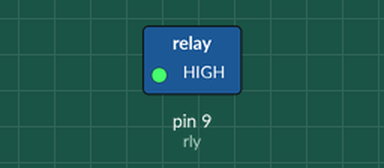
This sketch was run on a simulated Arduino Uno, built with avr-gcc and run on an emulated ATmega328P. Parts: switched loads named in the sketch (green lamp = pin HIGH).

Above: at 2.5 s.
At 7.5 s:
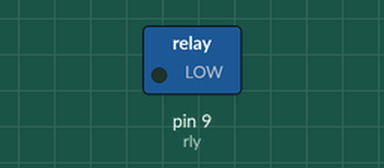
Timing chart, 0 to 13.0 s (numbered marks = the images above):
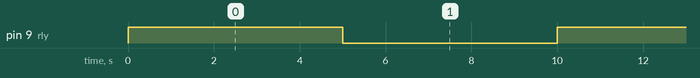

Measured:
- by itself, pin 9 (rly): alternates HIGH for 5.0 s and LOW for 5.0 s

The sketch:

relay_control.ino
```cpp
int rly = 9;
void setup()
{
  pinMode(rly,OUTPUT);
  digitalWrite(rly,LOW);
}
void loop()
{
  digitalWrite(rly,HIGH);
  delay(5000);
  digitalWrite(rly,LOW);
  delay(5000);

}
```
